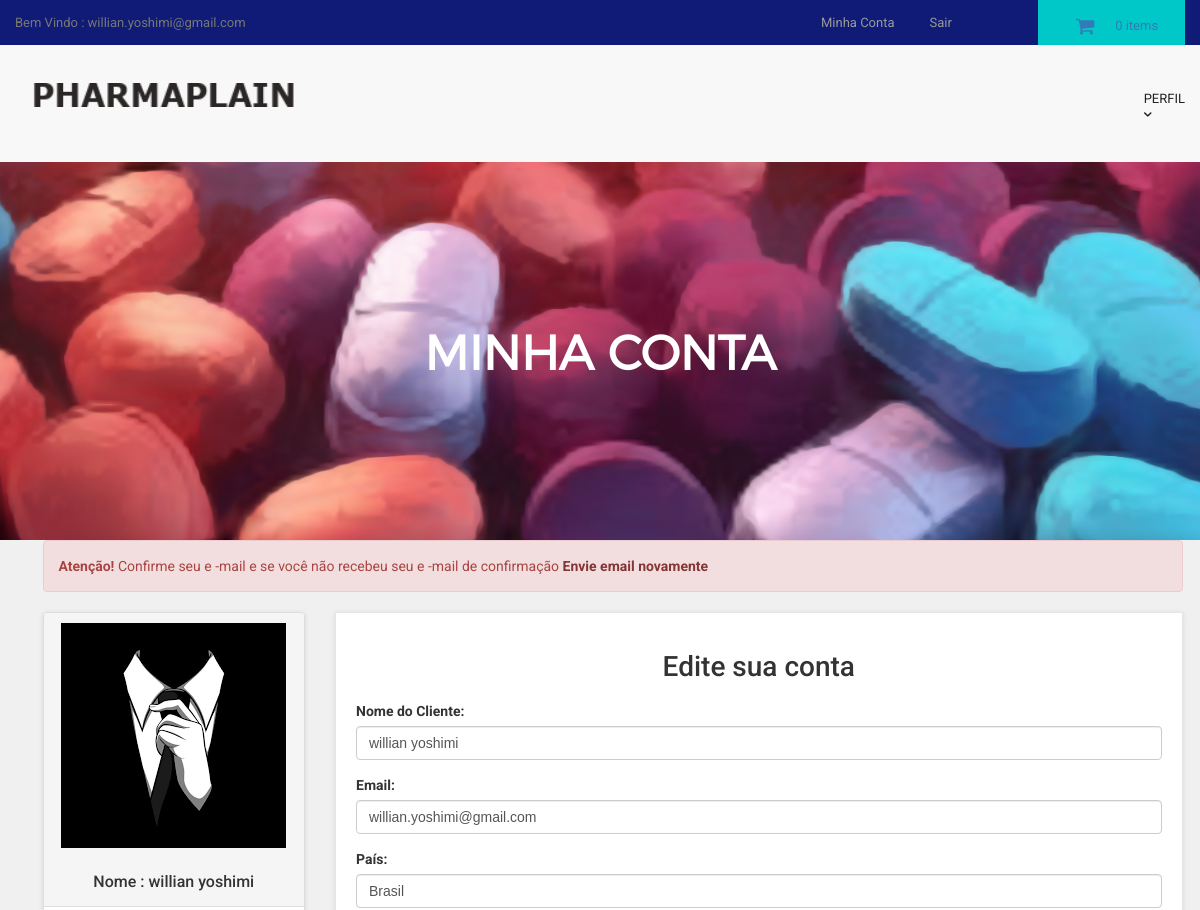
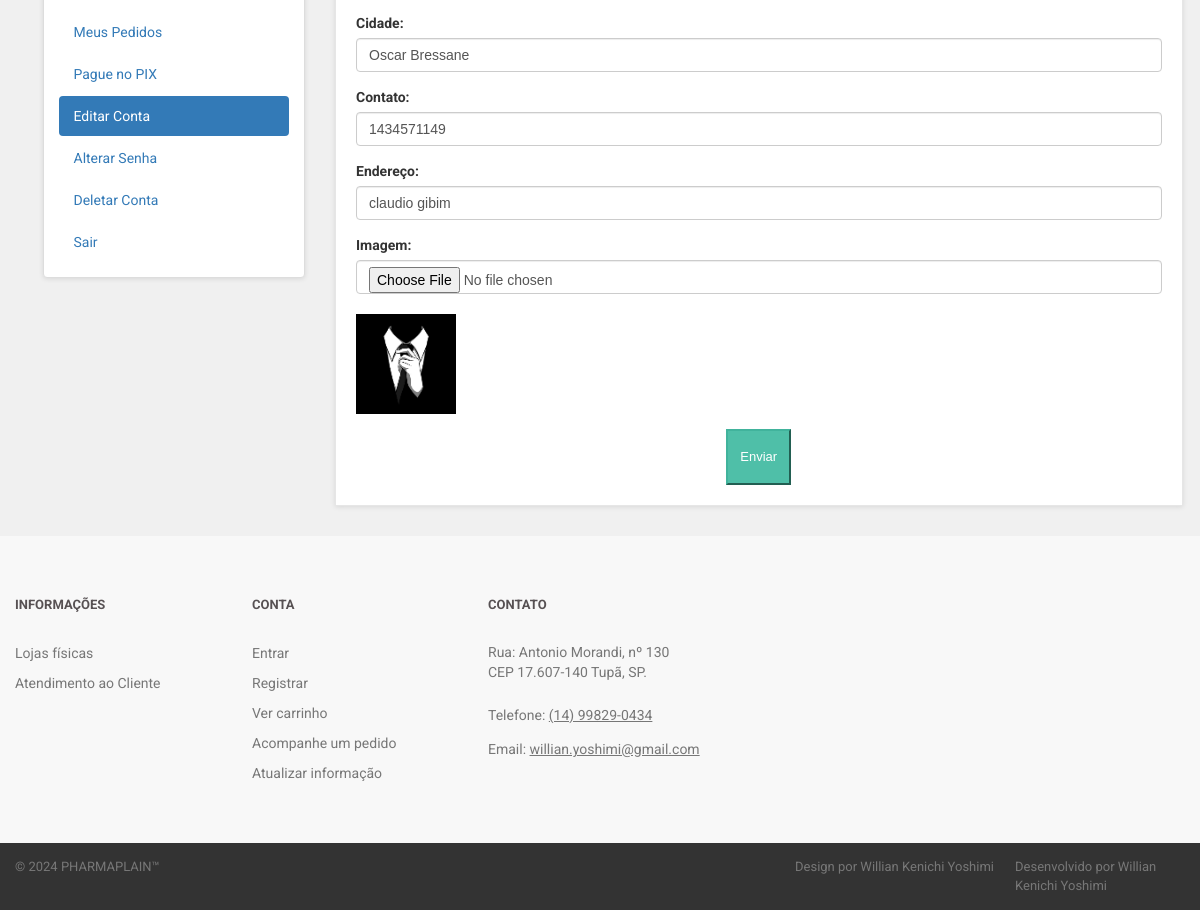
Screenshot of /customer/my_account.php?edit_account (signed in) with the database file from the repository (2 pictures, top to bottom).
### tables this page shows
CREATE TABLE `customers` (
  `customer_id` int(10) NOT NULL,
  `customer_name` varchar(255) NOT NULL,
  `customer_email` varchar(255) NOT NULL,
  `customer_pass` varchar(255) NOT NULL,
  `customer_country` text NOT NULL,
  `customer_city` text NOT NULL,
  `customer_contact` varchar(255) NOT NULL,
  `customer_address` text NOT NULL,
  `customer_image` text NOT NULL,
  `customer_ip` varchar(255) NOT NULL,
  `customer_confirm_code` text NOT NULL
);

### customer/edit_account.php (the view, shortened to what this page needs)
<?php
$customer_session = $_SESSION['customer_email'];
$get_customer = "select * from customers where customer_email='$customer_session'";
$run_customer = mysqli_query($con,$get_customer);
$row_customer = mysqli_fetch_array($run_customer);
$customer_name = $row_customer['customer_name'];
$customer_email = $row_customer['customer_email'];
$customer_country = $row_customer['customer_country'];
$customer_city = $row_customer['customer_city'];
$customer_contact = $row_customer['customer_contact'];
$customer_address = $row_customer['customer_address'];
$customer_image = $row_customer['customer_image'];
?>
<h1 align="center" > Edite sua conta </h1>
<form action="" method="post" enctype="multipart/form-data" >
<div class="form-group" >
<label> Nome do Cliente: </label>
<input type="text" name="c_name" class="form-control" required value="<?php echo $customer_name; ?>">
</div>
<div class="form-group" >
<label> Email: </label>
<input type="text" name="c_email" class="form-control" required value="<?php echo $customer_email; ?>">
</div>
<div class="form-group" >
<label> País: </label>
<input type="text" name="c_country" class="form-control" required value="<?php echo $customer_country; ?>">
</div>
<div class="form-group" >
<label> Cidade: </label>
<input type="text" name="c_city" class="form-control" required value="<?php echo $customer_city; ?>">
</div>
<div class="form-group" >
<label> Contato: </label>
<input type="text" name="c_contact" class="form-control" required value="<?php echo $customer_contact; ?>">
</div>
<div class="form-group" >
<label> Endereço: </label>
<input type="text" name="c_address" class="form-control" required value="<?php echo $customer_address; ?>">
</div>
<div class="form-group" >
<label> Imagem: </label>
<input type="file" name="c_image" class="form-control" required ><br>
<img src="customer_images/<?php echo $customer_image; ?>" width="100" height="100" class="img-responsive" >
</div>
<div class="text-center" >
<button name="update" class="btn btn-primary" >
<i class="fa fa-user-md" ></i> Enviar
</button>
</div>
</form>

### customer/includes/sidebar.php
<div class="panel panel-default sidebar-menu">
<div class="panel-heading">
<?php
$customer_session = $_SESSION['customer_email'];
$get_customer = "select * from customers where customer_email='$customer_session'";
$run_customer = mysqli_query($con,$get_customer);
$row_customer = mysqli_fetch_array($run_customer);
$customer_image = $row_customer['customer_image'];
$customer_name = $row_customer['customer_name'];
if(!isset($_SESSION['customer_email'])){
}
else {
echo "
<center>
<img src='customer_images/$customer_image' class='img-responsive'>
</center>
<br>
<h3 align='center' class='panel-title'> Nome : $customer_name </h3>
";
}
?>
</div>
<div class="panel-body">
<ul class="nav nav-pills nav-stacked">
<li class="<?php if(isset($_GET['my_orders'])){ echo "active"; } ?>">
<a href="my_account.php?my_orders"> <i class="fa fa-list"> </i> Meus Pedidos </a>
</li>
<li class="<?php if(isset($_GET['pay_offline'])){ echo "active"; } ?>">
<a href="my_account.php?pay_offline"> <i class="fa fa-bolt"></i> Pague no PIX </a>
</li>
<li class="<?php if(isset($_GET['edit_account'])){ echo "active"; } ?>">
<a href="my_account.php?edit_account"> <i class="fa fa-pencil"></i> Editar Conta </a>
</li>
<li class="<?php if(isset($_GET['change_pass'])){ echo "active"; } ?>">
<a href="my_account.php?change_pass"> <i class="fa fa-user"></i> Alterar Senha </a>
</li>
<li class="<?php if(isset($_GET['delete_account'])){ echo "active"; } ?>">
<a href="my_account.php?delete_account"> <i class="fa fa-trash-o"></i> Deletar Conta </a>
</li>
<li>
<a href="logout.php"> <i class="fa fa-sign-out"></i> Sair </a>
</li>
</ul>
</div>
</div>

### customer/styles/backend.css (style rules this page uses)
html { font-family: "Roboto", Helvetica, Arial, sans-serif; line-height: 1.15; -ms-text-size-adjust: 100%; -webkit-text-size-adjust: 100% }
body { margin: 0 }
h1 { font-size: 2em; margin: .67em 0 }
a { background-color: transparent; -webkit-text-decoration-skip: objects }
img { border-style: none }
button, input, optgroup, select, textarea { font-family: sans-serif; font-size: 100%; line-height: 1.15; margin: 0 }
button, input { overflow: visible }
button, select { text-transform: none }
[type=reset], [type=submit], button, html [type=button] { -webkit-appearance: button }
html { box-sizing: border-box }
body { min-width: 1190px; font-family: Montserrat, sans-serif; font-weight: 400; background-color: white; }
img { max-width: 100%; height: auto }
.btn { display: inline-block; vertical-align: top; font-size: 13px; line-height: 40px; text-decoration: none; -webkit-transition: .3s; transition: .3s }

### styles/style.css (style rules this page uses)
body { font-family: "Roboto", Helvetica, Arial, sans-serif; font-size: 14px; line-height: 1.42857143; color: #333333; background-color: #f0f0f0; overflow-x: hidden; }
.btn-primary { color:rgb(255, 255, 255); background-color:rgb(79, 191, 168); border-color:rgb(65, 179, 156); }
#content .panel.sidebar-menu { box-sizing: border-box; box-shadow: 0 1px 5px rgba(0, 0, 0, 0.1); }
#content .panel.sidebar-menu h3 { padding: 5px 0; margin: 0; }

### rows the page displays
customers: customer_image (picture), customer_name "willian yoshimi", c_name "willian yoshimi", c_email "willian.yoshimi@gmail.com", c_country "Brasil", c_city "Oscar Bressane", c_contact "1434571149", c_address "claudio gibim"

### other values shown
$_SESSION['customer_email'] "willian.yoshimi@gmail.com"
$count_items "0"
